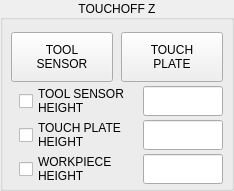
             <widget class="QGroupBox" name="frame_touchoff">
              <property name="title">
               <string>TOUCHOFF Z</string>
              </property>
              <property name="alignment">
               <set>Qt::AlignCenter</set>
              </property>
              <property name="flat">
               <bool>false</bool>
              </property>
              <layout class="QVBoxLayout" name="verticalLayout_43">
               <property name="spacing">
                <number>4</number>
               </property>
               <property name="leftMargin">
                <number>8</number>
               </property>
               <property name="topMargin">
                <number>12</number>
               </property>
               <property name="rightMargin">
                <number>8</number>
               </property>
               <property name="bottomMargin">
                <number>4</number>
               </property>
               <item>
                <layout class="QHBoxLayout" name="horizontalLayout_23">
                 <property name="spacing">
                  <number>8</number>
                 </property>
                 <property name="topMargin">
                  <number>0</number>
                 </property>
                 <item>
                  <widget class="QPushButton" name="btn_tool_sensor">
                   <property name="sizePolicy">
                    <sizepolicy hsizetype="Preferred" vsizetype="Fixed">
                     <horstretch>0</horstretch>
                     <verstretch>0</verstretch>
                    </sizepolicy>
                   </property>
                   <property name="minimumSize">
                    <size>
                     <width>80</width>
                     <height>50</height>
                    </size>
                   </property>
                   <property name="maximumSize">
                    <size>
                     <width>16777215</width>
                     <height>50</height>
                    </size>
                   </property>
                   <property name="toolTip">
                    <string>Tool touchoff to tool sensor</string>
                   </property>
                   <property name="text">
                    <string>TOOL
SENSOR</string>
                   </property>
                   <property name="flat">
                    <bool>false</bool>
                   </property>
                   <property name="sensor" stdset="0">
                    <string>toolsensor</string>
                   </property>
                  </widget>
                 </item>
                 <item>
                  <widget class="QPushButton" name="btn_touchplate">
                   <property name="sizePolicy">
                    <sizepolicy hsizetype="Preferred" vsizetype="Fixed">
                     <horstretch>0</horstretch>
                     <verstretch>0</verstretch>
                    </sizepolicy>
                   </property>
                   <property name="minimumSize">
                    <size>
                     <width>80</width>
                     <height>50</height>
                    </size>
                   </property>
                   <property name="maximumSize">
                    <size>
                     <width>16777215</width>
                     <height>50</height>
                    </size>
                   </property>
                   <property name="toolTip">
                    <string>Tool touchoff to touchplate</string>
                   </property>
                   <property name="text">
                    <string>TOUCH
PLATE</string>
                   </property>
                   <property name="flat">
                    <bool>false</bool>
                   </property>
                   <property name="sensor" stdset="0">
                    <string>touchplate</string>
                   </property>
                  </widget>
                 </item>
                </layout>
               </item>
               <item>
                <widget class="QWidget" name="widget_toolsensor_height" native="true">
                 <layout class="QHBoxLayout" name="horizontalLayout_52">
                  <property name="spacing">
                   <number>4</number>
                  </property>
                  <property name="leftMargin">
                   <number>8</number>
                  </property>
                  <property name="topMargin">
                   <number>0</number>
                  </property>
                  <property name="rightMargin">
                   <number>0</number>
                  </property>
                  <property name="bottomMargin">
                   <number>0</number>
                  </property>
                  <item>
                   <widget class="QCheckBox" name="chk_lock_tsh">
                    <property name="sizePolicy">
                     <sizepolicy hsizetype="Preferred" vsizetype="Fixed">
                      <horstretch>0</horstretch>
                      <verstretch>0</verstretch>
                     </sizepolicy>
                    </property>
                    <property name="minimumSize">
                     <size>
                      <width>120</width>
                      <height>30</height>
                     </size>
                    </property>
                    <property name="toolTip">
                     <string>Enable tool sensor height input</string>
                    </property>
                    <property name="text">
                     <string>TOOL SENSOR
HEIGHT</string>
                    </property>
                   </widget>
                  </item>
                  <item>
                   <widget class="QLineEdit" name="lineEdit_sensor_height">
                    <property name="sizePolicy">
                     <sizepolicy hsizetype="Preferred" vsizetype="Fixed">
                      <horstretch>0</horstretch>
                      <verstretch>0</verstretch>
                     </sizepolicy>
                    </property>
                    <property name="minimumSize">
                     <size>
                      <width>80</width>
                      <height>30</height>
                     </size>
                    </property>
                    <property name="maximumSize">
                     <size>
                      <width>80</width>
                      <height>30</height>
                     </size>
                    </property>
                    <property name="toolTip">
                     <string/>
                    </property>
                    <property name="maxLength">
                     <number>8</number>
                    </property>
                    <property name="alignment">
                     <set>Qt::AlignCenter</set>
                    </property>
                    <property name="readOnly">
                     <bool>true</bool>
                    </property>
                    <property name="clearButtonEnabled">
                     <bool>false</bool>
                    </property>
                   </widget>
                  </item>
                 </layout>
                </widget>
               </item>
               <item>
                <widget class="QWidget" name="widget_touchplate_height" native="true">
                 <layout class="QHBoxLayout" name="horizontalLayout_50">
                  <property name="spacing">
                   <number>4</number>
                  </property>
                  <property name="leftMargin">
                   <number>8</number>
                  </property>
                  <property name="topMargin">
                   <number>0</number>
                  </property>
                  <property name="rightMargin">
                   <number>0</number>
                  </property>
                  <property name="bottomMargin">
                   <number>0</number>
                  </property>
                  <item>
                   <widget class="QCheckBox" name="chk_lock_tph">
                    <property name="sizePolicy">
                     <sizepolicy hsizetype="Preferred" vsizetype="Fixed">
                      <horstretch>0</horstretch>
                      <verstretch>0</verstretch>
                     </sizepolicy>
                    </property>
                    <property name="minimumSize">
                     <size>
                      <width>120</width>
                      <height>30</height>
                     </size>
                    </property>
                    <property name="toolTip">
                     <string>Enable touch plate height input</string>
                    </property>
                    <property name="text">
                     <string>TOUCH PLATE
HEIGHT</string>
                    </property>
                   </widget>
                  </item>
                  <item>
                   <widget class="QLineEdit" name="lineEdit_touch_height">
                    <property name="sizePolicy">
                     <sizepolicy hsizetype="Preferred" vsizetype="Fixed">
                      <horstretch>0</horstretch>
                      <verstretch>0</verstretch>
                     </sizepolicy>
                    </property>
                    <property name="minimumSize">
                     <size>
                      <width>80</width>
                      <height>30</height>
                     </size>
                    </property>
                    <property name="maximumSize">
                     <size>
                      <width>80</width>
                      <height>30</height>
                     </size>
                    </property>
                    <property name="maxLength">
                     <number>8</number>
                    </property>
                    <property name="frame">
                     <bool>true</bool>
                    </property>
                    <property name="alignment">
                     <set>Qt::AlignCenter</set>
                    </property>
                    <property name="readOnly">
                     <bool>true</bool>
                    </property>
                   </widget>
                  </item>
                 </layout>
                </widget>
               </item>
               <item>
                <widget class="QWidget" name="widget_workpiece_height" native="true">
                 <layout class="QHBoxLayout" name="horizontalLayout_45">
                  <property name="spacing">
                   <number>4</number>
                  </property>
                  <property name="leftMargin">
                   <number>8</number>
                  </property>
                  <property name="topMargin">
                   <number>0</number>
                  </property>
                  <property name="rightMargin">
                   <number>0</number>
                  </property>
                  <property name="bottomMargin">
                   <number>0</number>
                  </property>
                  <item>
                   <widget class="QCheckBox" name="chk_lock_wph">
                    <property name="sizePolicy">
                     <sizepolicy hsizetype="Preferred" vsizetype="Fixed">
                      <horstretch>0</horstretch>
                      <verstretch>0</verstretch>
                     </sizepolicy>
                    </property>
                    <property name="minimumSize">
                     <size>
                      <width>120</width>
                      <height>30</height>
                     </size>
                    </property>
                    <property name="toolTip">
                     <string>Enable workpiece height input</string>
                    </property>
                    <property name="text">
                     <string>WORKPIECE
HEIGHT</string>
                    </property>
                    <property name="checked">
                     <bool>false</bool>
                    </property>
                   </widget>
                  </item>
                  <item>
                   <widget class="QLineEdit" name="lineEdit_work_height">
                    <property name="sizePolicy">
                     <sizepolicy hsizetype="Preferred" vsizetype="Fixed">
                      <horstretch>0</horstretch>
                      <verstretch>0</verstretch>
                     </sizepolicy>
                    </property>
                    <property name="minimumSize">
                     <size>
                      <width>80</width>
                      <height>30</height>
                     </size>
                    </property>
                    <property name="maximumSize">
                     <size>
                      <width>80</width>
                      <height>30</height>
                     </size>
                    </property>
                    <property name="maxLength">
                     <number>8</number>
                    </property>
                    <property name="alignment">
                     <set>Qt::AlignCenter</set>
                    </property>
                    <property name="readOnly">
                     <bool>true</bool>
                    </property>
                   </widget>
                  </item>
                 </layout>
                </widget>
               </item>
              </layout>
             </widget>
